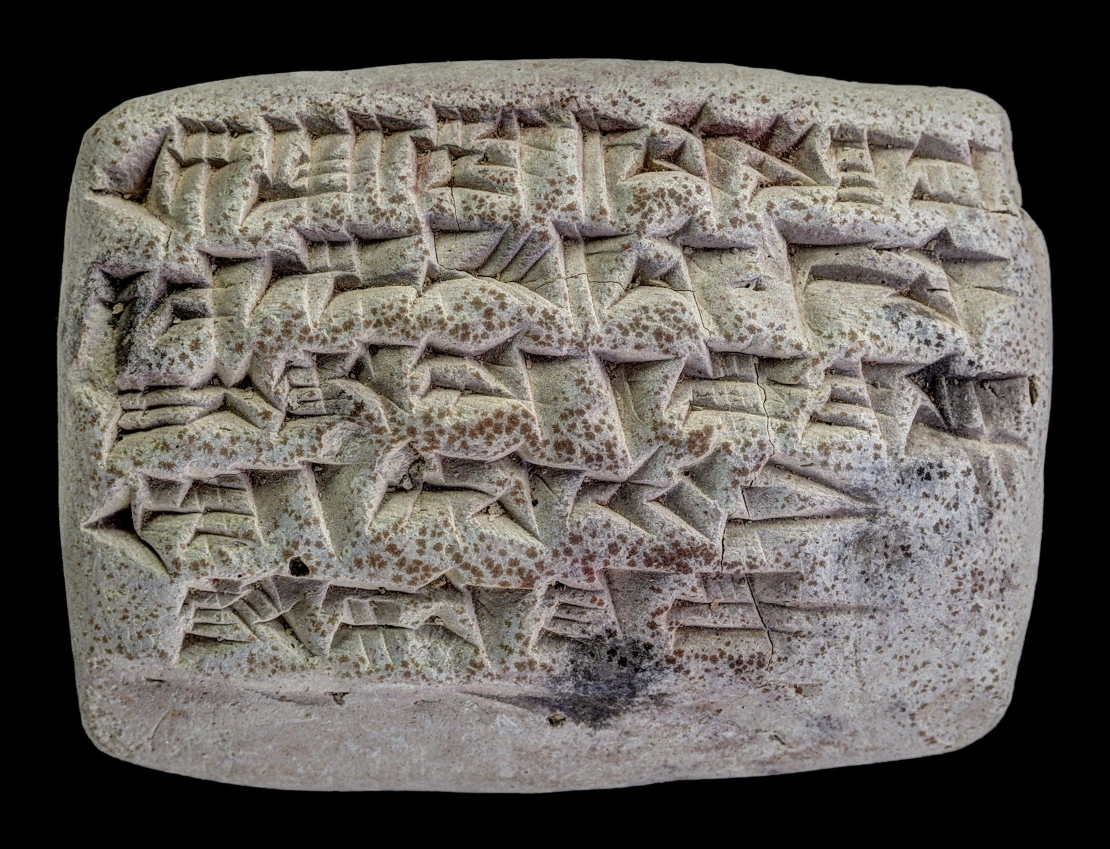
#> input picture examples/images/GCBC.248__obverse.jpg, 2220 x 1698 px (shown at 1/2 size)
$ python -i prepare_faces.py   (imports and definitions only)
#> lines starting #> are read from the running program, lines starting #| are printed output that depends on the picture; after the words box and inside, x2 and y2 are one past the last pixel; in counts of white or black regions, pixels touching at a corner belong together
#> further down, picture is the input picture: PIL image 2220x1698 RGB; mean R, G, B 99.2, 94.4, 89.4
"""Phase 2: face preparation.

  python -m line_segmentation.data.faces.prepare_faces ebl   -> cut each annotated side out of the eBL composite photos
  python -m line_segmentation.data.faces.prepare_faces oa    -> accepted-face list for the Old Assyrian set, edges rotated

eBL output (tablet_data/ebl_tablets/faces/):
  <tablet>__<side>[__<object>].jpg      face crop (block union + margin), unrotated
  lines/<tablet>__<side>[__<object>].csv  Phase 1 line truth in face-crop pixel coordinates
  faces.csv                             one row per face: crop box in the photo, skew (= -median block tilt),
                                        pitch, n_lines, atf lines for that side, coverage, n_columns
OA output (tablet_data/fat-cross_processed/prepared/):
  faces.csv                             accepted faces with path, rotation applied, ATF line count, px/line
  edges/<P>_<left|right>.png            edge strips rotated so text lines run horizontally
"""
from line_segmentation.paths import EBL, OA
import argparse, csv, json, os, re, collections
import numpy as np
from PIL import Image
Image.MAX_IMAGE_PIXELS = None

EBL = EBL
SIDE_ATF = {'obverse': 'obverse', 'reverse': 'reverse', 'top': 'top', 'bottom': 'bottom', 'left': 'left', 'right': 'right', 'edge': 'edge'}


# [38 lines left out: functions atf_lines_per_side, light_foreground, not called in this run]


def tablet_components(im, scale=6, min_area_frac=0.002, robust_light=False):
    """Segment bright tablet material from the dark studio background.
    Returns a list of component boxes (x0, y0, x1, y1) in full-image pixels, largest first, plus the label
    image and scale so callers can test which component contains a point.
    robust_light: on a light background use light_foreground (colour, local paper level, texture) instead of a plain
    brightness threshold, which lets drop shadows and light falloff join neighbouring views into one component. Off by
    default so the eBL face crops (and the dataset built from them) stay reproducible; segment/views.py turns it on."""
#> called with scale = 6, min_area_frac = 0.002, robust_light = False
    import cv2
    W, H = im.size
#> W = 2220; H = 1698
    small = np.asarray(im.convert('L').resize((max(1, W // scale), max(1, H // scale)), Image.BILINEAR))
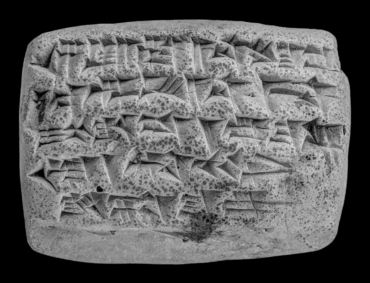
#> small: shape (283, 370); min 0, max 217, mean 95.3
    blur = cv2.GaussianBlur(small, (0, 0), 2)
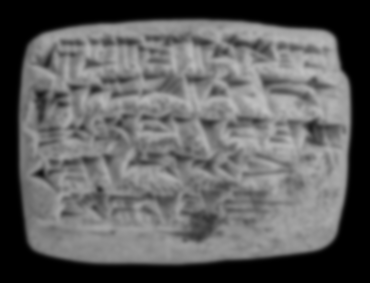
#> blur: shape (283, 370); min 0, max 192, mean 95.3
    # background brightness from the image border (museum photos: black studio cloth or white/grey paper)
    b = 3; border = np.concatenate([blur[:b].ravel(), blur[-b:].ravel(), blur[:, :b].ravel(), blur[:, -b:].ravel()])
#> after `border = np.concatenate([blur[:b].ravel(), blur[-b:].ravel(), blur[:, `: border = 3918 values from 0 to 0
    bg = float(np.median(border)); otsu, _bw = cv2.threshold(blur, 0, 255, cv2.THRESH_BINARY + cv2.THRESH_OTSU)
#> after `bg = float(np.median(border))`: bg = 0
#> after `otsu, _bw = cv2.threshold(blur, 0, 255, cv2.THRESH_BINARY + cv2.THRESH`:
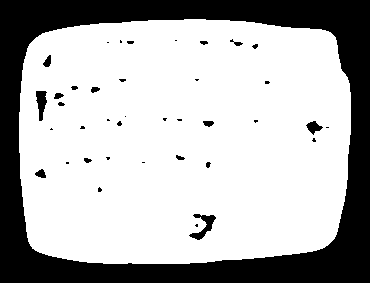
#> _bw: shape (283, 370); 70.7% white; 39 black regions (22 under 20 px), largest, box (x1, y1, x2, y2) and area: (0, 0, 370, 283) 29423, (189, 214, 216, 240) 267, (36, 91, 47, 121) 212
#> after `otsu, _bw = cv2.threshold(blur, 0, 255, cv2.THRESH_BINARY + cv2.THRESH`: otsu = 69
    if bg < 128:                                             # dark background: tablet is the bright material
        thr = min(60, int(otsu)) if otsu else 40             # never above 60 so shadows on the tablet stay inside
#> thr = 60
        bw = (blur > thr).astype(np.uint8) * 255
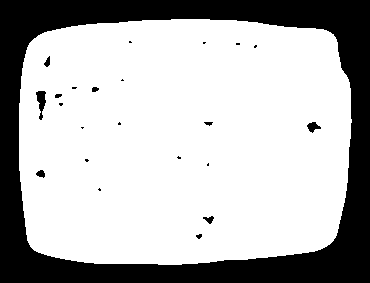
#> bw: shape (283, 370); 71.7% white; 23 black regions (13 under 20 px), largest, box (x1, y1, x2, y2) and area: (0, 0, 370, 283) 29084, (36, 91, 46, 120) 160, (307, 122, 321, 133) 86
    elif robust_light:
        rgb = np.asarray(im.convert('RGB').resize((max(1, W // scale), max(1, H // scale)), Image.BILINEAR))
        bw = light_foreground(rgb).astype(np.uint8) * 255
    else:                                                    # light background: tablet is darker than the paper
        thr = max(int(otsu), int(bg) - 25)
        bw = (blur < thr).astype(np.uint8) * 255
    tablet_components.background = bg
#> tablet_components.background = 0
    k = cv2.getStructuringElement(cv2.MORPH_ELLIPSE, (5, 5))
    bw = cv2.morphologyEx(bw, cv2.MORPH_CLOSE, k)                    # fill wedge shadows and cracks (lightly)
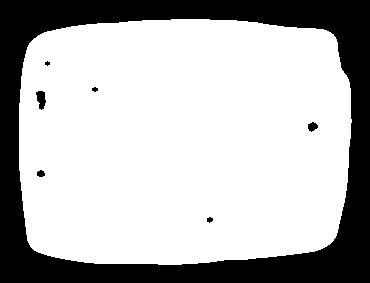
#> bw: shape (283, 370); 71.9% white; 7 black regions (1 under 20 px), largest, box (x1, y1, x2, y2) and area: (0, 0, 370, 283) 29084, (36, 91, 46, 110) 129, (308, 122, 318, 132) 68, (37, 170, 45, 177) 43, (207, 217, 213, 223) 26, (92, 87, 98, 92) 22
    bw = cv2.morphologyEx(bw, cv2.MORPH_OPEN, cv2.getStructuringElement(cv2.MORPH_ELLIPSE, (3, 3)))
    n, lab, stats, _c = cv2.connectedComponentsWithStats(bw, connectivity=8)
#> n = 2; stats = [[0, 0, 370, 283, 29390], [19, 19, 333, 246, 75320]]
    tablet_components.mask = bw                                       # kept for gap splitting
    comps = []
    for i in range(1, n):
        x, y, w, h, a = stats[i]
        if a < min_area_frac * small.size: continue
        comps.append((i, (x * scale, y * scale, (x + w) * scale, (y + h) * scale), a))
#> this loop made 1 pass
#> after the loop, comps = [(1, (114, 114, 2112, 1590), 75320)]
    comps.sort(key=lambda c: -c[2])
    return comps, lab, scale


# [153 lines left out: functions split_at_gaps, component_for_lines, ebl, oa, not called in this run]


# [5 lines not run here, left out]

>>> from PIL import Image
>>> picture = Image.open('../../../examples/images/GCBC.248__obverse.jpg')
>>> result = tablet_components(picture)

$ run again, on examples/images/K.3285__face.jpg
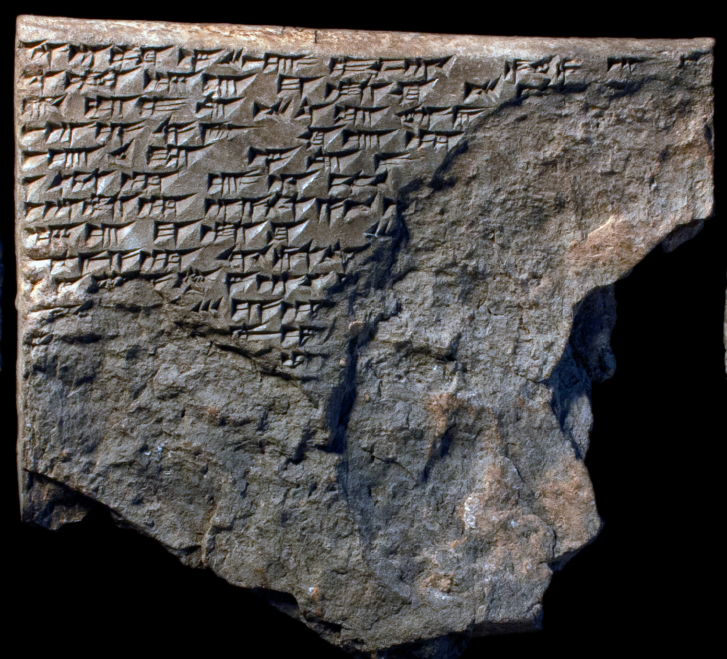
#> input picture examples/images/K.3285__face.jpg, 2180 x 1976 px (shown at 1/3 size)
#> picture is the input picture: PIL image 2180x1976 RGB; mean R, G, B 76.3, 73.5, 71.9
#> border = 4152 values, max 45 at index 3659, min 0 at index 0, mean 1.54
#> bg = 0
#> in tablet_components, `otsu, _bw = cv2.threshold(blur, 0, 255, cv2.THRESH_BINARY + cv2.THRESH`:
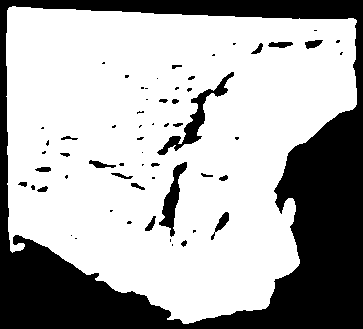
#> _bw: shape (329, 363); 68.5% white; 61 black regions (36 under 20 px), largest, box (x1, y1, x2, y2) and area: (0, 0, 363, 329) 34402, (157, 72, 234, 155) 1042, (159, 162, 187, 237) 717
#> otsu = 56
#> tablet_components.background = 0
#> in tablet_components, `bw = cv2.morphologyEx(bw, cv2.MORPH_CLOSE, k)`:
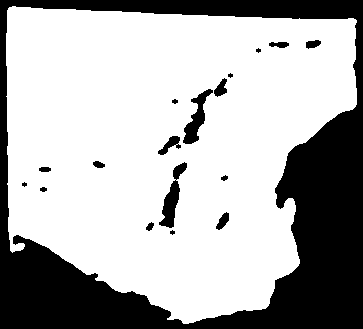
#> bw: shape (329, 363); 69.4% white; 18 black regions (4 under 20 px), largest, box (x1, y1, x2, y2) and area: (0, 0, 363, 329) 34362, (159, 162, 187, 228) 674, (183, 89, 213, 144) 617
#> lab: shape (329, 363) int32; values 0 (black) and 1 (white), 69.3% white; 17 black regions (4 under 20 px), largest, box (x1, y1, x2, y2) and area: (0, 0, 363, 329) 34366, (183, 78, 227, 144) 764, (159, 162, 187, 228) 679
#> n = 2; stats = [[0, 0, 363, 329, 36620], [6, 6, 351, 318, 82807]]
#> the loop in tablet_components, `for i in range(1, n):` made 1 pass
#> after the loop in tablet_components, `for i in range(1, n):`: comps = [(1, (36, 36, 2142, 1944), 82807)]

$ run again, on examples/images/K.7917__reverse.jpg
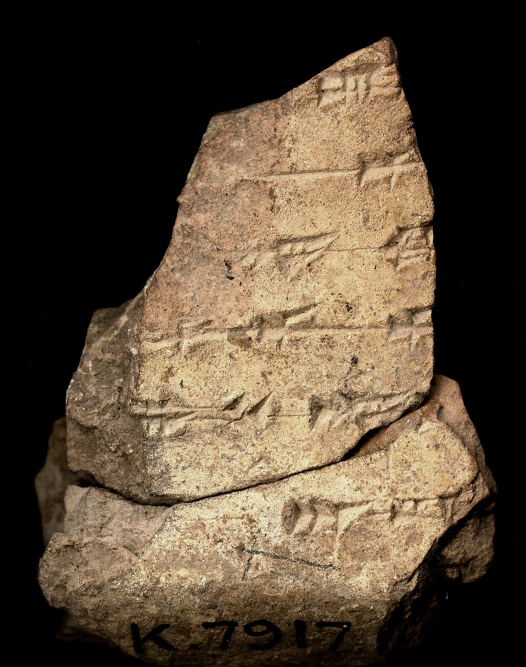
#> input picture examples/images/K.7917__reverse.jpg, 1052 x 1334 px (shown at 1/2 size)
#> picture is the input picture: PIL image 1052x1334 RGB; mean R, G, B 86.4, 71.8, 54.2
#> border = 2382 values, max 28 at index 953, min 0 at index 0, mean 1.72
#> bg = 0
#> in tablet_components, `otsu, _bw = cv2.threshold(blur, 0, 255, cv2.THRESH_BINARY + cv2.THRESH`:
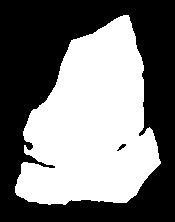
#> _bw: shape (222, 175); 46.8% white; 1 white region, box (x1, y1, x2, y2) and area: (15, 15, 161, 205) 18175
#> otsu = 78
#> thr = 60
#> tablet_components.background = 0
#> in tablet_components, `n, lab, stats, _c = cv2.connectedComponentsWithStats(bw, connectivity=8)`:
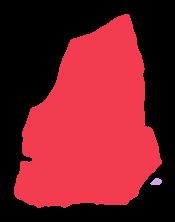
#> lab: shape (222, 175) int32; 3 distinct labels, from 0 to 2; one colour per label, 0 black
#> n = 3; stats = [[0, 0, 175, 222, 19658], [14, 14, 148, 194, 19131], [150, 178, 12, 7, 61]]
#> the loop in tablet_components, `for i in range(1, n):` made 2 passes
#> after the loop in tablet_components, `for i in range(1, n):`: comps = [(1, (84, 84, 972, 1248), 19131)]

$ run again, on examples/images/YBC.5716__obverse.jpg
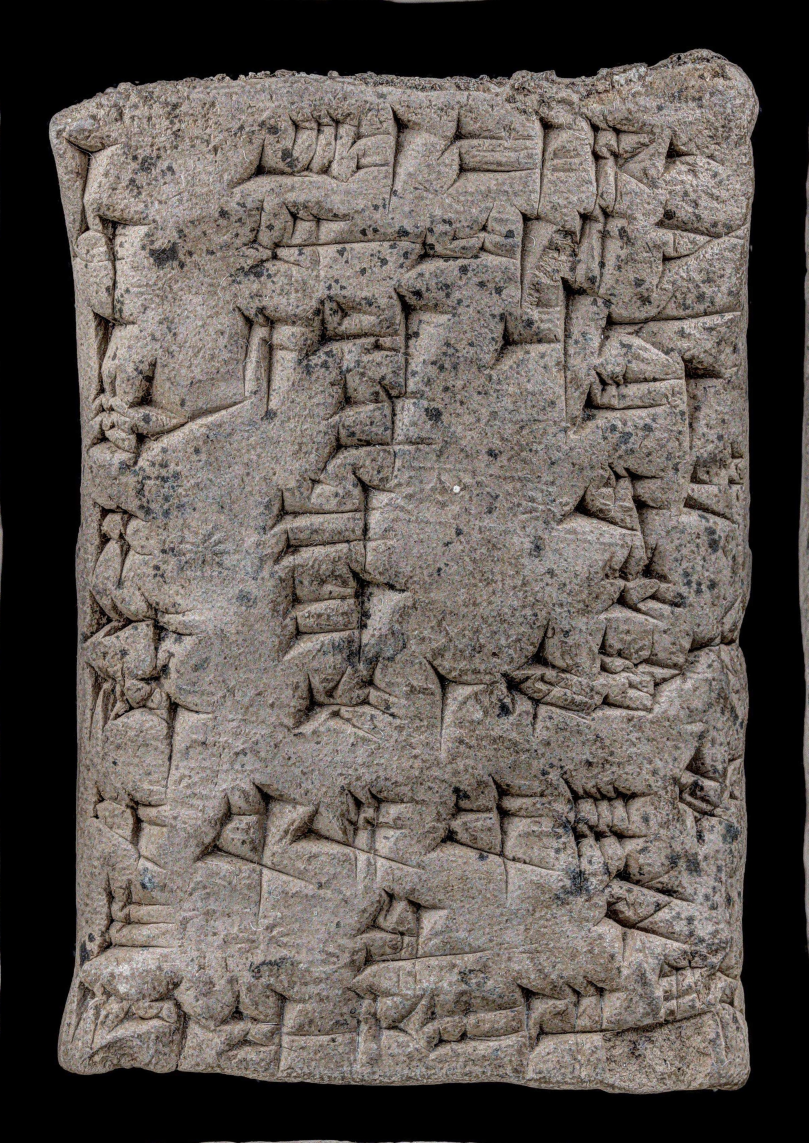
#> input picture examples/images/YBC.5716__obverse.jpg, 2426 x 3428 px (shown at 1/3 size)
#> picture is the input picture: PIL image 2426x3428 RGB; mean R, G, B 96.7, 89.2, 84.3
#> border = 5850 values, max 122 at index 5009, min 0 at index 0, mean 15.13
#> bg = 0
#> in tablet_components, `otsu, _bw = cv2.threshold(blur, 0, 255, cv2.THRESH_BINARY + cv2.THRESH`:
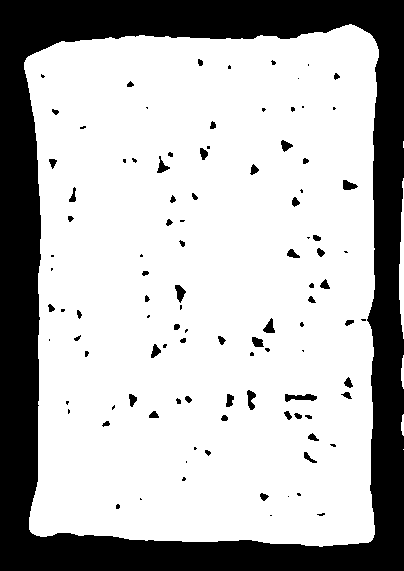
#> _bw: shape (571, 404); 72.5% white; 104 black regions (46 under 20 px), largest, box (x1, y1, x2, y2) and area: (0, 0, 404, 571) 60328, (285, 394, 317, 402) 165, (175, 285, 186, 303) 112
#> otsu = 64
#> thr = 60
#> tablet_components.background = 0
#> in tablet_components, `n, lab, stats, _c = cv2.connectedComponentsWithStats(bw, connectivity=8)`:
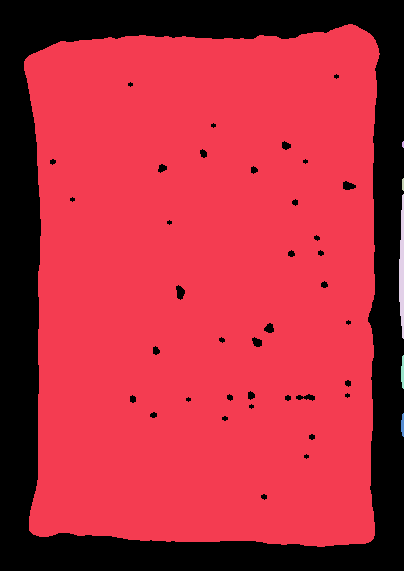
#> lab: shape (571, 404) int32; 7 distinct labels, from 0 to 6; one colour per label, 0 black
#> n = 7; stats = [[0, 0, 404, 571, 61302], [24, 24, 356, 523, 168683], [402, 141, 2, 7, 12], [402, 178, 2, 13, 24], [399, 194, 5, 145, 523], [401, 355, 3, 34, 82], [401, 413, 3, 24, 58]]
#> the loop in tablet_components, `for i in range(1, n):` made 6 passes
#> after the loop in tablet_components, `for i in range(1, n):`: comps = [(1, (144, 144, 2280, 3282), 168683), (4, (2394, 1164, 2424, 2034), 523)]
